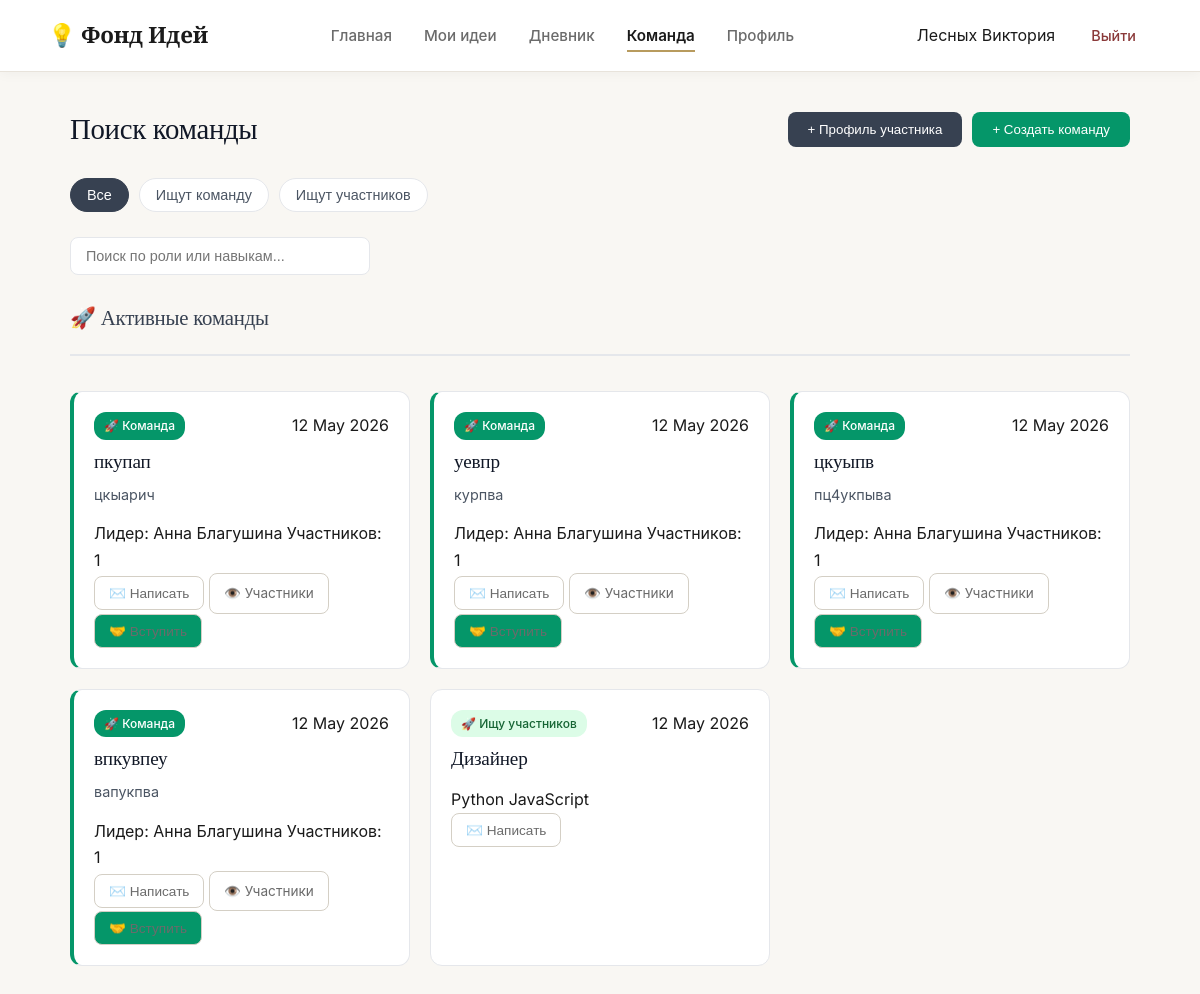
The page /team (signed in) on the database as committed earlier.
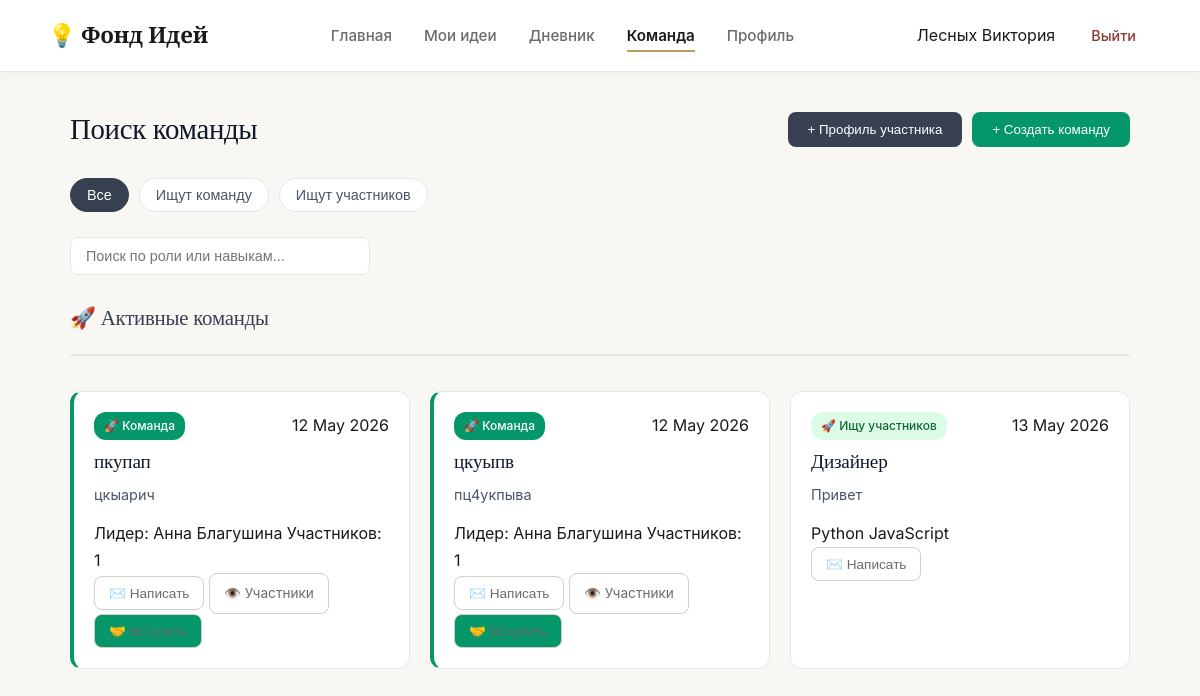
The same page on the database as committed later.
### data/models.py (models this page shows, shortened)
class User(db.Model):
    id = db.Column(db.Integer, primary_key=True)
    username = db.Column(db.String(80), nullable=False)
    email = db.Column(db.String(120), unique=True, nullable=False)
    password_hash = db.Column(db.String(256))
    bio = db.Column(db.Text, default="Основатель стартапа в области EdTech...")
    about_me = db.Column(db.Text, default="")
    city = db.Column(db.String(100), default="Москва, Россия")
    joined_year = db.Column(db.String(10), default="2026")
    is_email_visible = db.Column(db.Boolean, default=True)
    is_city_visible = db.Column(db.Boolean, default=True)
    is_photo_visible = db.Column(db.Boolean, default=True)
    is_skills_visible = db.Column(db.Boolean, default=True)
    is_description_visible = db.Column(db.Boolean, default=True)
    is_ideas_visible = db.Column(db.Boolean, default=True)
    is_team_visible = db.Column(db.Boolean, default=True)
    ideas = db.relationship('Idea', backref='author', lazy=True)
    diary_entries = db.relationship('DiaryEntry', backref='owner', lazy=True)
    skills = db.relationship('Skill', backref='owner_skill', lazy=True)

class Team(db.Model):
    id = db.Column(db.Integer, primary_key=True)
    name = db.Column(db.String(100), nullable=False)
    description = db.Column(db.Text)
    leader_id = db.Column(db.Integer, db.ForeignKey('user.id'), nullable=False)
    status = db.Column(db.String(20), default='active')  # active, recruiting, closed
    date = db.Column(db.String(50))
    leader = db.relationship('User', backref='led_teams', lazy=True)
    members = db.relationship('TeamMember', backref='team', lazy=True)

class TeamProfile(db.Model):
    id = db.Column(db.Integer, primary_key=True)
    user_id = db.Column(db.Integer, db.ForeignKey('user.id'), nullable=False)
    role = db.Column(db.String(50), nullable=False)
    skills = db.Column(db.String(200))
    description = db.Column(db.Text)
    looking_for = db.Column(db.String(20), default='team')
    status = db.Column(db.String(20), default='active')
    date = db.Column(db.String(50))
    owner = db.relationship('User', backref='team_profiles', lazy=True)

### app.py (the view)
@app.route('/team')
def team():
    user = get_current_user()
    if not user: return redirect(url_for('index'))
    profiles = TeamProfile.query.filter(TeamProfile.user_id != user.id).all()
    teams = Team.query.filter(Team.status == 'recruiting').all()
    my_profile = TeamProfile.query.filter_by(user_id=user.id).first()
    return render_template('team.html', username=user.username, profiles=profiles, teams=teams, my_profile=my_profile)

### app.py (called while the page is built)
def get_current_user():
    if 'user_id' in session:
        return User.query.get(session['user_id'])
    return None

### templates/team.html (shortened to what this page needs)
<!DOCTYPE html>
<html lang="ru">
<head>
    <link rel="stylesheet" href="{{ url_for('static', filename='css/styles.css') }}">
    <link rel="stylesheet" href="{{ url_for('static', filename='css/team.css') }}">
    <link rel="stylesheet" href="{{ url_for('static', filename='css/dashboard.css') }}">
</head>
<body class="dash-body">
    <nav class="navbar">
        <div class="nav-brand">💡 Фонд Идей</div>
        <div class="nav-links">
            <a href="{{ url_for('dashboard') }}">Главная</a>
            <a href="{{ url_for('ideas') }}">Мои идеи</a>
            <a href="{{ url_for('diary') }}">Дневник</a>
            <a href="{{ url_for('team') }}" class="active">Команда</a>
            <a href="{{ url_for('profile') }}">Профиль</a>
        </div>
        <div class="nav-user">
            <span>{{ username }}</span>
            <a href="{{ url_for('logout') }}" class="btn-logout">Выйти</a>
        </div>
    </nav>
    <main class="team-main">
        <div class="team-header">
            <h1>Поиск команды</h1>
            <div style="display: flex; gap: 10px; flex-wrap: wrap;">
                {% if my_profile %}
                    <button class="btn-edit-profile" onclick="openEditProfileModal()">✏️ Мой профиль</button>
                {% else %}
                    <button class="btn-create" onclick="openCreateProfileModal()">+ Профиль участника</button>
                {% endif %}
                <button class="btn-create" style="background: #059669;" onclick="openCreateTeamModal()">+ Создать команду</button>
            </div>
        </div>
        <div class="team-controls">
            <div class="filters">
                <button class="filter-btn active" data-filter="all">Все</button>
                <button class="filter-btn" data-filter="team">Ищут команду</button>
                <button class="filter-btn" data-filter="members">Ищут участников</button>
            </div>
            <div class="search-box">
                <input type="text" id="teamSearch" placeholder="Поиск по роли или навыкам...">
            </div>
        </div>
        <div class="team-grid" id="teamGrid">
            {% if teams %}
                <div style="grid-column: 1 / -1; margin: 30px 0 15px 0; padding-bottom: 15px; border-bottom: 2px solid #e5e7eb;">
                    <h2 style="font-size: 1.3rem; color: #374151;">🚀 Активные команды</h2>
                </div>
                {% for t in teams %}
                <div class="team-card" style="border-left: 4px solid #059669;">
                    <div class="card-header-team">
                        <span class="badge" style="background: #059669; color: white;">🚀 Команда</span>
                        <span class="date">{{ t.date }}</span>
                    </div>
                    <h3>{{ t.name }}</h3>
                    <p class="desc">{{ t.description[:150] }}{% if t.description|length > 150 %}...{% endif %}</p>
                    <div class="card-tags">
                        <span>Лидер: {{ t.leader.username }}</span>
                        <span>Участников: {{ t.members|length }}</span>
                    </div>
                    <div class="card-actions">
                        <button class="action-btn outline" onclick="openMessageModal({{ t.leader_id }}, 'Команда {{ t.name }}')">✉️ Написать</button>
                        <a href="/team_members/{{ t.id }}" class="action-btn outline" style="text-decoration: none; display: inline-flex; align-items: center;">👁️ Участники</a>
                        <form action="/join_team/{{ t.id }}" method="POST" style="display: inline;">
                            <button type="submit" class="action-btn" style="background: #059669;">🤝 Вступить</button>
                        </form>
                    </div>
                </div>
                {% endfor %}
            {% endif %}
            {% if profiles %}
                {% for p in profiles %}
                <div class="team-card"
                     data-looking="{{ p.looking_for }}"
                     data-role="{{ p.role | lower }}"
                     data-skills="{{ p.skills | lower }}">
                    <div class="card-header-team">
                        <span class="badge {{ 'seeking-team' if p.looking_for == 'team' else 'seeking-members' }}">
                            {{ '👥 Ищу команду' if p.looking_for == 'team' else '🚀 Ищу участников' }}
                        </span>
                        <span class="date">{{ p.date }}</span>
                    </div>
                    <h3>{{ p.role }}</h3>
                    <p class="desc">{{ p.description[:150] }}{% if p.description|length > 150 %}...{% endif %}</p>
                    <div class="card-tags">
                        {% if p.skills %}
                            {% for skill in p.skills.split(',') %}
                                {% if skill.strip() %}
                                <span>{{ skill.strip() }}</span>
                                {% endif %}
                            {% endfor %}
                        {% endif %}
                    </div>
                    <div class="card-actions">
                        <button class="action-btn outline" onclick="openMessageModal({{ p.user_id }}, '{{ p.role }}')">✉️ Написать</button>
                    </div>
                </div>
                {% endfor %}
            {% endif %}
        </div>
    </main>
</body>
</html>

### static/css/styles.css (style rules this page uses)
:root { --bg-paper: #F9F7F3; --bg-white: #FFFFFF; --bg-edge: #F1EDE6; --text-ink: #1A1A1A; --text-pencil: #6B6B6B; --text-light: #9CA3AF; --accent-binding: #8B3A3A; --accent-binding-hover: #6B2D2D; --accent-foil: #B89B5E; --accent-foil-light: #D4C5A3; --border-paper: #E8E3DB; --border-dark: #D4CFC5; --shadow-soft: 0 4px 20px rgba(26, 26, 26, 0.06); --shadow-medium: 0 8px 30px rgba(26, 26, 26, 0.08); --shadow-card: 0 2px 12px rgba(26, 26, 26, 0.04); --radius-sm: 8px; --radius-md: 12px; --radius-lg: 16px; --ease-smooth: cubic-bezier(0.25, 0.1, 0.25, 1); --transition-base: all 0.3s var(--ease-smooth); }
* { margin: 0; padding: 0; box-sizing: border-box; }
body { font-family: 'Inter', -apple-system, BlinkMacSystemFont, 'Segoe UI', sans-serif; background: var(--bg-paper); color: var(--text-ink); line-height: 1.65; -webkit-font-smoothing: antialiased; -moz-osx-font-smoothing: grayscale; }
h1, h2, h3, h4, h5, h6 { font-family: 'Cormorant Garamond', Georgia, serif; font-weight: 500; line-height: 1.25; letter-spacing: -0.01em; color: var(--text-ink); }
h2 { font-size: 2rem; margin-bottom: 8px; color: var(--text-ink); font-weight: 500; }
.navbar { height: 72px; padding: 0 48px; background: var(--bg-white); display: flex; align-items: center; justify-content: space-between; border-bottom: 1px solid var(--border-paper); box-shadow: var(--shadow-card); position: sticky; top: 0; z-index: 100; }
.nav-brand { font-family: 'Cormorant Garamond', serif; font-weight: 600; font-size: 1.4rem; color: var(--text-ink); letter-spacing: -0.01em; }
.nav-links { display: flex; gap: 32px; }
.nav-links a { text-decoration: none; color: var(--text-pencil); font-weight: 500; font-size: 0.95rem; transition: var(--transition-base); position: relative; padding: 4px 0; }
.nav-links a::after { content: ''; position: absolute; bottom: 0; left: 0; width: 0; height: 2px; background: var(--accent-foil); transition: width 0.3s var(--ease-smooth); }
.nav-links a.active, .nav-links a:hover { color: var(--text-ink); font-weight: 600; }
.nav-links a.active::after, .nav-links a:hover::after { width: 100%; }
.nav-user { display: flex; align-items: center; gap: 20px; }
.btn-logout { color: var(--accent-binding); text-decoration: none; font-weight: 500; font-size: 0.9rem; transition: var(--transition-base); padding: 8px 16px; border-radius: var(--radius-sm); }

### static/css/team.css (style rules this page uses)
.team-main { max-width: 1100px; margin: 40px auto; padding: 0 20px; }
.team-header { display: flex; justify-content: space-between; align-items: center; margin-bottom: 30px; }
.team-header h1 { font-size: 1.8rem; color: #111827; margin: 0; }
.btn-create { background: #374151; color: white; border: none; padding: 10px 20px; border-radius: 8px; font-weight: 500; cursor: pointer; transition: 0.2s; }
.search-box input { padding: 10px 15px; border: 1px solid #e5e7eb; border-radius: 8px; width: 300px; outline: none; font-size: 0.9rem; }
.filters { display: flex; gap: 10px; margin-bottom: 25px; flex-wrap: wrap; }
.filter-btn { background: white; border: 1px solid #e5e7eb; padding: 8px 16px; border-radius: 20px; cursor: pointer; font-size: 0.9rem; color: #4b5563; transition: 0.2s; }
.filter-btn.active, .filter-btn:hover { background: #374151; color: white; border-color: #374151; }
.team-card { background: white; border: 1px solid #e5e7eb; border-radius: 12px; padding: 20px; transition: transform 0.2s, box-shadow 0.2s; }
.badge { font-size: 0.75rem; padding: 4px 10px; border-radius: 12px; font-weight: 500; }
.team-grid { display: grid; grid-template-columns: repeat(auto-fill, minmax(300px, 1fr)); gap: 20px; }
.team-card { background: white; border: 1px solid #e5e7eb; border-radius: 12px; padding: 20px; transition: 0.2s; }
.card-header-team { display: flex; justify-content: space-between; margin-bottom: 10px; }
.badge.seeking-members { background: #dcfce7; color: #166534; }
.team-card h3 { font-size: 1.2rem; margin: 0 0 10px 0; color: #111827; }
.desc { font-size: 0.9rem; color: #4b5563; line-height: 1.5; margin-bottom: 15px; }

### static/css/dashboard.css (style rules this page uses)
.dash-body { background: var(--bg-paper); min-height: 100vh; }
.action-btn { padding: 8px 14px; border: 1px solid var(--border-dark); background: var(--bg-white); border-radius: 8px; cursor: pointer; font-size: 0.85rem; color: var(--text-pencil); transition: var(--transition-base); }
.action-btn.outline { background: transparent; }

Rows that differ between the two databases and show on the page:
removed Team: date "12 May 2026", name "уевпр", description "курпва", leader.username "Анна Благушина", members|length "1"
removed Team: date "12 May 2026", name "впкувпеу", description "вапукпва", leader.username "Анна Благушина", members|length "1"
changed TeamProfile "Дизайнер": date "12 May 2026" → "13 May 2026"; description (not shown) → "Привет"
